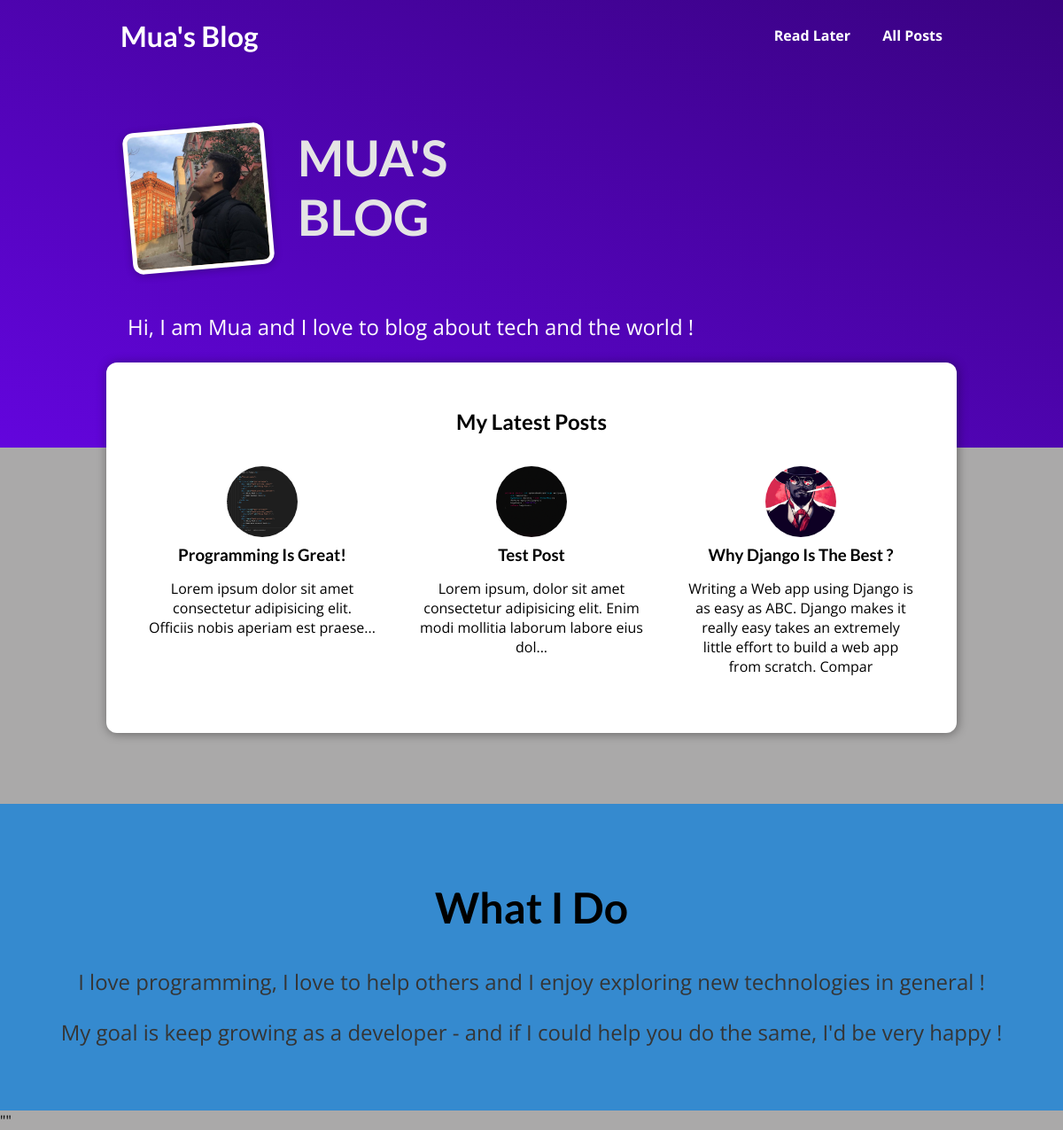
The page / on the database its author committed.
### blog/models.py (models this page shows, shortened)
class Post(models.Model):
    title = models.CharField(max_length=150)
    excerpt = models.CharField(max_length=150)
    image = models.ImageField(upload_to="images/", null=True)
    date = models.DateTimeField(auto_now=True)
    slug = models.SlugField(unique=True)
    content = models.TextField(validators=[MinLengthValidator(20)])
    author = models.ForeignKey(Author, on_delete=models.SET_NULL, null=True)
    tag = models.ManyToManyField(Tag, related_name="post")

### blog/views.py (the view)
# urls.py: path('', views.HomeView.as_view(), name='home-page'),
class HomeView(ListView):
    template_name = "blog/index.html"
    model = Post
    context_object_name = "posts"
    ordering = ["-date"]
    def get_queryset(self):
        queryset = super().get_queryset()
        data = queryset[:3]
        return data

### blog/templates/blog/index.html (shortened to what this page needs)
{% extends 'base.html' %}
{% load static %}
{% block links  %}
    <link rel="stylesheet" href="{% static 'blog/index.css' %}">
    <link rel="stylesheet" href="{% static 'blog/post.css' %}">
{% endblock  %}
{% block content %}
    <section id='welcome'>
        <header>
            <img src="{% static 'blog/images/mua.jpeg' %}"
                 alt="Mua - The Author Of This Blog"/>
            <h2>MUA'S BLOG</h2>
        </header>
        <p>
            Hi, I am Mua and I love to blog about tech and the world !
        </p>
    </section>
    <section id='latest-posts'>
        <h2>My Latest Posts</h2>
        <ul>
            {% for post in posts  %}
                {% include 'blog/includes/post.html' %}
            {% endfor %}
        </ul>
    </section>
    <section id="about">
        <h2>What I Do</h2>
        <p>
            I love programming, I love to help others and I enjoy exploring new technologies in general !
        </p>
        <p>
            My goal is keep growing as a developer - and if I could help you do the same, I'd be very happy !
        </p>
    </section>
{% endblock  %}

### blog/templates/blog/includes/post.html
{% load static %}
<li>
    <article class='post'>
        <a href="{% url 'post-detail-page' post.slug %}">
            <img src="{{ post.image.url }}" alt="{{ post.title }}">
            <div class="post__content">
                <h3>{{ post.title }}</h3>
                <p>
                    {{ post.excerpt }}
                </p>
            </div>
        </a>
    </article>
</li>

### static/app.css (style rules this page uses)
* { box-sizing: border-box; }
html { font-family: 'Open Sans', 'Lato', sans-serif; }
body { margin: 0; background-color: rgb(170, 169, 169) !important; }
h1, h2, h3 { font-family: 'Lato', sans-serif; font-weight: bold; }

### blog/static/blog/index.css (style rules this page uses)
#welcome { background: linear-gradient(to right top, #6305dd, #390281); padding: 6rem 12%; }
#welcome header { display: flex; align-items: flex-start; margin: 3rem auto; }
#welcome img { width: 10rem; height: 10rem; object-fit: cover; object-position: top; border: 5px solid white; border-radius: 12px; background-color: #ffe1bf; transform: rotateZ(-5deg); box-shadow: 0 2px 8px rgba(0, 0, 0, 0.25); }
#welcome h2 { font-size: 3.5rem; margin: 0 0 0 2rem; color: #e4e4e4; width: 10rem; }
#welcome p { color: white; font-size: 1.5rem; }
#latest-posts { background-color: white; padding: 2rem; border-radius: 12px; width: 60rem; margin: -6rem auto 2rem auto; box-shadow: 1px 1px 12px rgba(0, 0, 0, 0.4); }
#latest-posts h2 { text-align: center; }
#latest-posts ul { list-style: none; margin: 0; padding: 0; display: flex; gap: 1rem; }
#latest-posts li { flex: 1; }
#about { text-align: center; padding: 3rem; background-color: #358acf; margin-top: 5rem; }
#about h2 { font-size: 3rem; }
#about p { font-size: 1.5rem; color: #353535; }

### blog/static/blog/post.css (style rules this page uses)
.post { display: flex; flex-direction: column; align-items: center; text-align: center; }
.post a { text-decoration: none; color: black; transition: all 0.2s ease; padding: 1rem; }
.post img { width: 5rem; height: 5rem; object-fit: cover; border-radius: 50%; }
.post h3 { margin: 0.25rem 0; }

### rows shown on the page
Post: image (picture), title "Programming Is Great!", excerpt "Lorem ipsum dolor sit amet consectetur adipisicing elit. Officiis nobis aperiam est praese..."
Post: image (picture), title "Test Post", excerpt "Lorem ipsum, dolor sit amet consectetur adipisicing elit. Enim modi mollitia laborum labore eius dol..."
Post: image (picture), title "Why Django Is The Best ?", excerpt "Writing a Web app using Django is as easy as ABC. Django makes it really easy takes an extremely little effort to build a web app from scratch. Compar"
